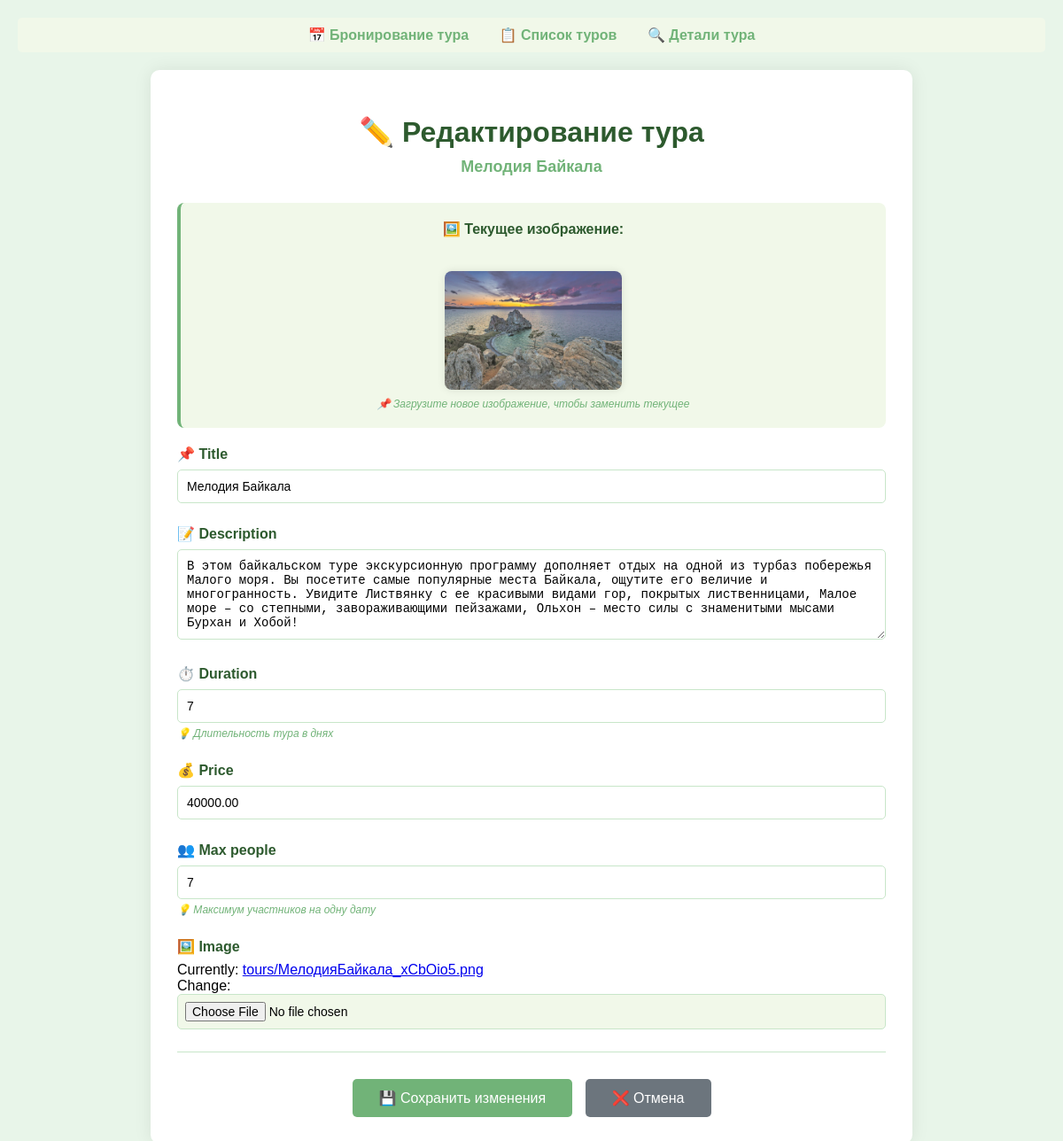
The page /tour/1/edit/ on the database its author committed.
### booking/models.py (models this page shows, shortened)
class Tour(models.Model):
    objects = models.Manager()
    title = models.CharField(max_length=200)
    description = models.TextField()
    duration = models.IntegerField(
        help_text="Длительность тура в днях"
    )
    price = models.DecimalField(
        max_digits=10,
        decimal_places=2
    )
    max_people = models.IntegerField(
        help_text="Максимум участников на одну дату"
    )
    removed = models.BooleanField(default=False)
    image = models.ImageField(
        upload_to="tours/",
        default="tours/default.jpg"
    )

### booking/views.py (the view)
# urls.py: path('tour/<int:pk>/edit/', views.tour_edit_view, name='tour_edit'),
def tour_edit_view(request, pk):
    tour = get_object_or_404(Tour, pk=pk)
    if request.method == "POST":
        form = TourForm(request.POST, request.FILES, instance=tour)
        if form.is_valid():
            form.save()
            return redirect('tour_detail', pk=tour.pk)
    else:
        form = TourForm(instance=tour)
    return render(
        request,
        "booking/tour_edit.html",
        {
            "form": form,
            "tour": tour
        }
    )

### booking/forms.py
class TourForm(forms.ModelForm):
    class Meta:
        model = Tour
        fields = [
            'title',
            'description',
            'duration',
            'price',
            'max_people',
            'image'
        ]
        widgets = {
            'description': forms.Textarea(
                attrs={
                    'rows': 5,
                    'cols': 40
                }
            ),
            'duration': forms.NumberInput(
                attrs={
                    'min': 1
                }
            ),
            'price': forms.NumberInput(
                attrs={
                    'step': 0.01,
                    'min': 0
                }
            ),
            'max_people': forms.NumberInput(
                attrs={
                    'min': 1
                }
            ),
        }

### templates/booking/tour_edit.html (shortened to what this page needs)
<!DOCTYPE html>
<html>
<head>
{% load static %}
</head>
<body>
<div class="nav">
    <a href="{% url 'booking' %}">📅 Бронирование тура</a>
    <a href="{% url 'tour_list' %}">📋 Список туров</a>
    <a href="{% url 'tour_detail' tour.id %}">🔍 Детали тура</a>
</div>
<div class="container">
<h1>✏️ Редактирование тура</h1>
<h2>{{ tour.title }}</h2>
{% if tour.image %}
<div class="current-image">
    <strong>🖼️ Текущее изображение:</strong><br>
    <img src="{{ tour.image.url }}" alt="{{ tour.title }}">
    <div class="help-text">📌 Загрузите новое изображение, чтобы заменить текущее</div>
</div>
{% else %}
<div class="current-image">
    <strong>🖼️ Изображение отсутствует</strong>
    <div class="help-text">📌 Загрузите изображение для тура</div>
</div>
{% endif %}
<form method="post" enctype="multipart/form-data">
    {% for field in form %}
    <div class="form-group">
        <label for="{{ field.id_for_label }}">
            {% if field.label == "Title" %}
                📌 {{ field.label }}
            {% elif field.label == "Description" %}
                📝 {{ field.label }}
            {% elif field.label == "Duration" %}
                ⏱️ {{ field.label }}
            {% elif field.label == "Price" %}
                💰 {{ field.label }}
            {% elif field.label == "Max people" %}
                👥 {{ field.label }}
            {% elif field.label == "Image" %}
                🖼️ {{ field.label }}
            {% else %}
                {{ field.label }}
            {% endif %}
        </label>
        {{ field }}
        {% if field.help_text %}
            <div class="help-text">💡 {{ field.help_text }}</div>
        {% endif %}
    </div>
    {% endfor %}
    <hr>
    <div class="buttons">
        <button type="submit" class="btn-save">💾 Сохранить изменения</button>
        <a href="{% url 'tour_detail' tour.id %}" class="btn-cancel">❌ Отмена</a>
    </div>
</form>
</div>
</body>
</html>

### templates/booking/tour_edit.html (style rules this page uses)
body { font-family: Arial, sans-serif; background: #e8f5e9; margin: 0; padding: 20px; }
.container { max-width: 800px; margin: auto; background: white; padding: 30px; border-radius: 10px; box-shadow: 0 0 20px rgba(0,0,0,0.08); }
h1 { text-align: center; color: #2d5a2e; margin-bottom: 10px; }
h2 { text-align: center; color: #71b378; font-size: 18px; margin-top: 0; margin-bottom: 30px; }
.nav { margin-bottom: 20px; padding: 10px; background-color: #f1f8e9; border-radius: 5px; text-align: center; }
.nav a { margin: 0 15px; text-decoration: none; color: #71b378; font-weight: bold; transition: color 0.3s ease; }
.form-group { margin-bottom: 25px; }
label { display: block; margin-bottom: 8px; font-weight: bold; color: #2d5a2e; }
input[type="text"], input[type="number"], input[type="file"], textarea, select { width: 100%; padding: 10px; border: 1px solid #c8e6c9; border-radius: 5px; font-size: 14px; box-sizing: border-box; transition: all 0.3s ease; }
textarea { resize: vertical; min-height: 100px; }
.current-image { margin: 20px 0; padding: 20px; background-color: #f1f8e9; border-radius: 8px; text-align: center; border-left: 4px solid #71b378; }
.current-image strong { color: #2d5a2e; display: block; margin-bottom: 10px; }
.current-image img { max-width: 200px; border-radius: 8px; margin-top: 10px; box-shadow: 0 0 10px rgba(0,0,0,0.1); transition: transform 0.3s ease; }
.help-text { font-size: 12px; color: #71b378; margin-top: 5px; font-style: italic; }
.buttons { margin-top: 30px; text-align: center; }
.btn-save { background-color: #71b378; color: white; padding: 12px 30px; border: none; border-radius: 5px; cursor: pointer; font-size: 16px; margin-right: 10px; transition: all 0.3s ease; }
.btn-cancel { background-color: #6c757d; color: white; padding: 12px 30px; text-decoration: none; border-radius: 5px; display: inline-block; transition: all 0.3s ease; }
.container { animation: fadeIn 0.5s ease; }
input[type="file"] { padding: 8px; background-color: #f1f8e9; cursor: pointer; }
hr { border: none; border-top: 1px solid #c8e6c9; margin: 20px 0; }

### rows shown on the page
Tour: title "Мелодия Байкала", image (picture), form "Мелодия Байкала" "В этом байкальском туре экскурсионную программу дополняет отдых на одной из турбаз побережья Малого моря. Вы посетите самые популярные места Байкала, ощутите его величие и многогранность. Увидите Листвянку с ее красивыми видами гор, покрытых лиственницами, Малое море – со степными, завораживающими пейзажами, Ольхон – место силы с знаменитыми мысами Бурхан и Хобой!" "7" "40000.00" "7"

### other values the page prints
{{ field.label }} "Title"
{{ field.label }} "Description"
{{ field.label }} "Duration"
{{ field.help_text }} "Длительность тура в днях" "Максимум участников на одну дату"
{{ field.label }} "Price"
{{ field.label }} "Max people"
{{ field.label }} "Image"
